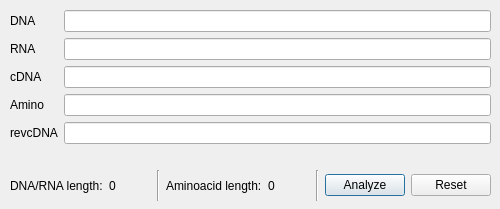
<?xml version="1.0" encoding="UTF-8"?>
<ui version="4.0">
 <class>Dialog</class>
 <widget class="QDialog" name="Dialog">
  <property name="geometry">
   <rect>
    <x>0</x>
    <y>0</y>
    <width>500</width>
    <height>209</height>
   </rect>
  </property>
  <property name="windowTitle">
   <string>Simple DNA sequence analyzer</string>
  </property>
  <widget class="QWidget" name="formLayoutWidget">
   <property name="geometry">
    <rect>
     <x>10</x>
     <y>10</y>
     <width>481</width>
     <height>151</height>
    </rect>
   </property>
   <layout class="QFormLayout" name="formLayout">
    <item row="0" column="0">
     <widget class="QLabel" name="DNA">
      <property name="text">
       <string>DNA</string>
      </property>
     </widget>
    </item>
    <item row="0" column="1">
     <widget class="QLineEdit" name="DNAline">
      <property name="readOnly">
       <bool>false</bool>
      </property>
     </widget>
    </item>
    <item row="1" column="0">
     <widget class="QLabel" name="RNA">
      <property name="text">
       <string>RNA</string>
      </property>
     </widget>
    </item>
    <item row="1" column="1">
     <widget class="QLineEdit" name="RNAline">
      <property name="readOnly">
       <bool>true</bool>
      </property>
     </widget>
    </item>
    <item row="2" column="0">
     <widget class="QLabel" name="cDNA">
      <property name="text">
       <string>cDNA</string>
      </property>
     </widget>
    </item>
    <item row="2" column="1">
     <widget class="QLineEdit" name="cDNAline">
      <property name="readOnly">
       <bool>true</bool>
      </property>
     </widget>
    </item>
    <item row="3" column="0">
     <widget class="QLabel" name="amino">
      <property name="text">
       <string>Amino</string>
      </property>
     </widget>
    </item>
    <item row="3" column="1">
     <widget class="QLineEdit" name="aminoline">
      <property name="readOnly">
       <bool>true</bool>
      </property>
     </widget>
    </item>
    <item row="4" column="0">
     <widget class="QLabel" name="revcDNA">
      <property name="text">
       <string>revcDNA</string>
      </property>
     </widget>
    </item>
    <item row="4" column="1">
     <widget class="QLineEdit" name="revcDNAline">
      <property name="readOnly">
       <bool>true</bool>
      </property>
     </widget>
    </item>
   </layout>
  </widget>
  <widget class="QWidget" name="horizontalLayoutWidget">
   <property name="geometry">
    <rect>
     <x>10</x>
     <y>170</y>
     <width>481</width>
     <height>31</height>
    </rect>
   </property>
   <layout class="QHBoxLayout" name="horizontalLayout">
    <item>
     <widget class="QLabel" name="DNAlength">
      <property name="text">
       <string>DNA/RNA length:</string>
      </property>
     </widget>
    </item>
    <item>
     <widget class="QLabel" name="DNAlengthval">
      <property name="text">
       <string>0</string>
      </property>
     </widget>
    </item>
    <item>
     <widget class="Line" name="line">
      <property name="orientation">
       <enum>Qt::Vertical</enum>
      </property>
     </widget>
    </item>
    <item>
     <widget class="QLabel" name="aminolength">
      <property name="text">
       <string>Aminoacid length:</string>
      </property>
     </widget>
    </item>
    <item>
     <widget class="QLabel" name="aminolengthval">
      <property name="text">
       <string>0</string>
      </property>
     </widget>
    </item>
    <item>
     <widget class="Line" name="line_2">
      <property name="orientation">
       <enum>Qt::Vertical</enum>
      </property>
     </widget>
    </item>
    <item>
     <widget class="QPushButton" name="okButton">
      <property name="text">
       <string>Analyze</string>
      </property>
     </widget>
    </item>
    <item>
     <widget class="QPushButton" name="resetButton">
      <property name="text">
       <string>Reset</string>
      </property>
     </widget>
    </item>
   </layout>
  </widget>
 </widget>
 <resources/>
 <connections/>
</ui>
